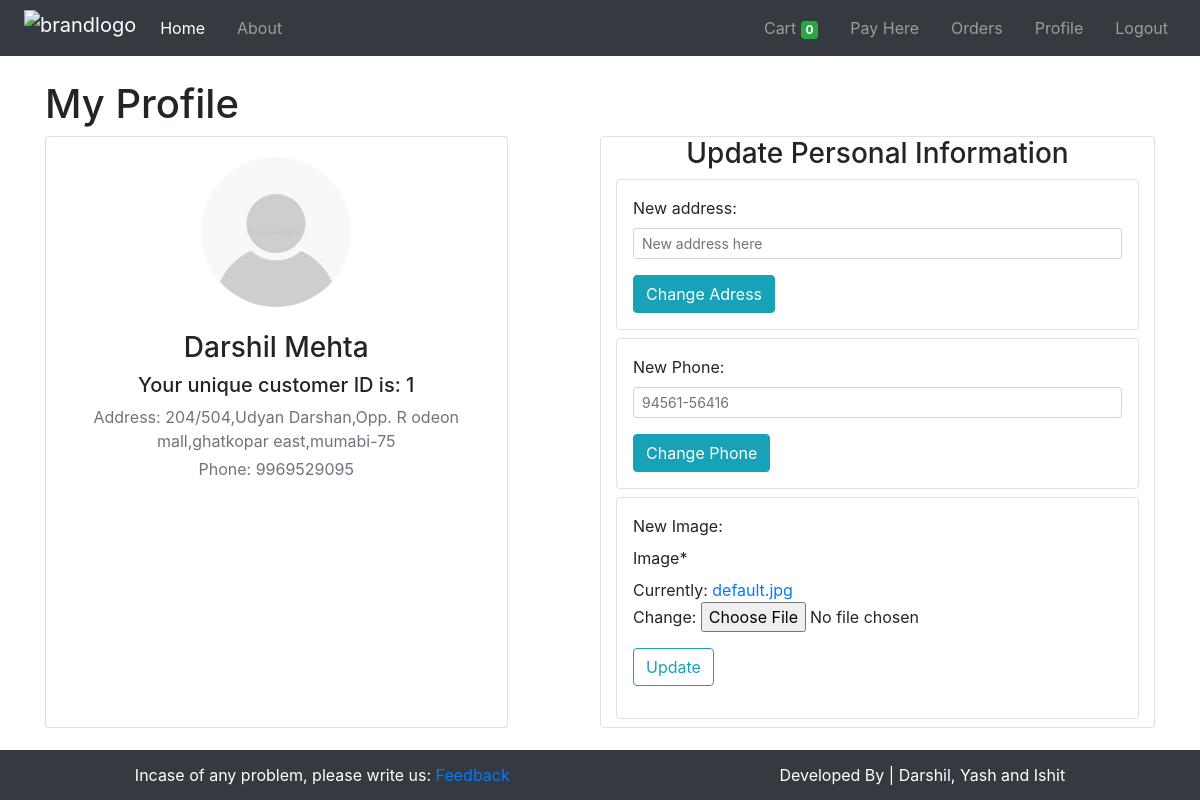
Screenshot of /profile/ (signed in) with the database file from the repository.
### store/models/profile.py (models this page shows, shortened)
class Profile(models.Model):
    customer = models.OneToOneField(Customer, on_delete=models.CASCADE)
    image = models.ImageField(default="default.jpg", upload_to='profile_pics')

### store/models/customer.py (models this page shows, shortened)
class Customer(models.Model):
    fname = models.CharField(max_length=20)
    lname = models.CharField(max_length=20)
    email = models.EmailField()
    address = models.TextField(default='')
    contact_no = models.CharField(max_length=15)
    password = models.CharField(max_length=500)

### store/auth.py (the view)
    def middleware(request):
        if not request.session.get('customer_id'):
            return redirect('login')
        response = get_response(request)
        return response

### store/forms.py
class ProfileUpdateForm(forms.ModelForm):
    class Meta:
        model = Profile
        fields = ['image']

### store/auth.py (called while the page is built)
def auth_middleware(get_response):
    def middleware(request):
        if not request.session.get('customer_id'):
            return redirect('login')
        response = get_response(request)
        return response
    return middleware

### store/views.py (called while the page is built, shortened)
@auth_middleware
def profile(request):
    if request.method == 'GET':
        customer_email = request.session.get('customer_email')
        cid = request.session.get('customer_id')
        user = Customer.objects.filter(email=customer_email).first()
        profile = Profile.objects.filter(customer=cid).first()
        form = ProfileUpdateForm(instance= profile)
        data = {
            'customer': user,
            'profile': profile,
            'form': form,
        }
        return render(request, 'store/profile.html', data)

### store/templates/store/profile.html (shortened to what this page needs)
{% extends "store/base.html" %}
{% load crispy_forms_tags %}
{% block content %}
<div class="container mt-4 mb-5">
    <h1 class="mt-3">My Profile</h1>
    <div class="main-body mx-auto row">
        <div class="card col-md-5 px-3 mx-auto">
            <div class="card-body">
                <div class="d-flex flex-column align-items-center text-center">
                    <img src="{{ profile.image.url }}" alt="Admin" class="rounded-circle" width="150">
                    <div class="mt-3">
                        <h3 class="my-2">{{ customer.fname }} {{ customer.lname }}</h3>
                        <h5 class="my-2">Your unique customer ID is: {{ customer.id }}</h5>
                        <p class="text-muted my-1">Address: {{ customer.address }}</p>
                        <p class="text-muted my-1">Phone: {{ customer.contact_no }}</p>
                    </div>
                </div>
            </div>
        </div>
        <span class="col-md-1">
        </span>
        <div class="col-md-6 border rounded">
            <h3 class="text-center">Update Personal Information</h3>
            <form class="p-3 my-2 border rounded" method="POST">
                <div class="form-group">
                    <label for="address">New address:</label>
                    <input type="text" value="{{ values.fname }}" name="address" class="form-control form-control-sm" placeholder="New address here">
                </div>
                <input type="submit" class="btn btn-info" value="Change Adress">
            </form>
            <form class="p-3 my-2 border rounded" method="POST">
                <div class="form-group">
                    <label for="phone">New Phone:</label>
                    <input type="number" name="phone" class="form-control form-control-sm" placeholder="94561-56416">
                </div>
                <input type="submit" class="btn btn-info" value="Change Phone">
            </form>
            <form class="p-3 my-2 border rounded" method="POST" enctype="multipart/form-data">
                <fieldset class="form-group">
                    <label for="phone">New Image:</label>
                    {{ form|crispy }}
                </fieldset>
                <div class="form-group">
                    <button class="btn btn-outline-info" type="submit">Update</button>
                </div>
            </form>
        </div>
    </div>
</div>
{% endblock %}

### store/templates/store/base.html (style rules this page uses)
body { -webkit-user-select: none; -moz-user-select: none; -ms-user-select: none; user-select: none; }
.card { width: 16rem; }
input[type=number] { -moz-appearance: textfield; }

### rows the page displays
Profile: image (placeholder picture)
Customer: fname "Darshil", lname "Mehta", id "1", address "204/504,Udyan Darshan,Opp. R odeon mall,ghatkopar east,mumabi-75", contact_no "9969529095"

### other values shown
{{ request.session.cart.keys|length }} "0"
